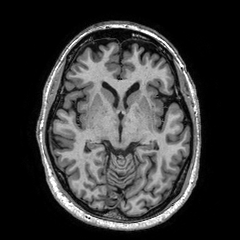
#> input picture data/dataset_brains/1_1_t1.tif, 240 x 240 px
$ python TestScriptImageSegmentation.py   (older library calls are emulated)
#> lines starting #> are read from the running program, lines starting #| are printed output that depends on the picture; after the words box and inside, x2 and y2 are one past the last pixel; in counts of white or black regions, pixels touching at a corner belong together
### code/segmentation_util.py
"""
Utility functions for segmentation.
"""

import numpy as np
import matplotlib.pyplot as plt
import matplotlib.cm as cm
from scipy import ndimage, stats
import cv2
import segmentation as seg

# [56 lines left out: functions ngradient, scatter_data, not called in this run]


def create_dataset(image_number, slice_number, task):
    # create_dataset Creates a dataset for a particular subject (image), slice and task
    # Input:
    # image_number - Number of the subject (scalar)
    # slice_number - Number of the slice (scalar)
    # task        - String corresponding to the task, either 'brain' or 'tissue'
    # Output:
    # X           - Nxk feature matrix, where N is the number of pixels and k is the number of features
    # Y           - Nx1 vector with labels
    # feature_labels - kx1 cell array with descriptions of the k features

    #Extract features from the subject/slice
    X, feature_labels = extract_myfeatures(image_number, slice_number)

    #Create labels
    Y = create_labels(image_number, slice_number, task)

    return X, Y, feature_labels


# [73 lines left out: function extract_features, not called in this run]


def create_labels(image_number, slice_number, task):
    # Creates labels for a particular subject (image), slice and
    # task
    #
    # Input:
    # image_number - Number of the subject (scalar)
    # slice_number - Number of the slice (scalar)
    # task        - String corresponding to the task, either 'brain' or 'tissue'
    #
    # Output:
    # Y           - Nx1 vector with labels
    #
    # Original labels reference:
    # 0 background
    # 1 cerebellum
    # 2 white matter hyperintensities/lesions
    # 3 basal ganglia and thalami
    # 4 ventricles
    # 5 white matter
    # 6 brainstem
    # 7 cortical grey matter
    # 8 cerebrospinal fluid in the extracerebral space

    #Read the ground-truth image
    base_dir = '../data/dataset_brains/'

    I = plt.imread(base_dir + str(image_number) + '_' + str(slice_number) + '_gt.tif')

    if task == 'brain':
        Y = I>0
    elif task == 'tissue':
        white_matter = (I == 2) | (I == 5)
        gray_matter  = (I == 7) | (I == 3)
        csf         = (I == 4) | (I == 8)
        background  = (I == 0) |  (I == 1) | (I == 6)
        Y = I.copy()
        Y[background] = 0
        Y[white_matter] = 1
        Y[gray_matter] = 2
        Y[csf] = 3
    else:
        print(task)
        raise ValueError("Variable 'task' must be one of two values: 'brain' or 'tissue'")

    Y = Y.flatten().T
    Y = Y.reshape(-1,1)

    return Y


# [90 lines left out: functions dice_overlap, dice_multiclass, classification_error, not called in this run]


def extract_myfeatures(image_number, slice_number):
    # extracts features for [image_number]_[slice_number]_t1.tif and [image_number]_[slice_number]_t2.tif
    # Input:
    # image_number - Which subject (scalar)
    # slice_number - Which slice (scalar)
    # Output:
    # X           - N x k dataset, where N is the number of pixels and k is the total number of features
    # features    - k x 1 cell array describing each of the k features

#> called with image_number = 1, slice_number = 1
    base_dir = '../data/dataset_brains/'

    t1 = plt.imread(base_dir + str(image_number) + '_' + str(slice_number) + '_t1.tif')
#> t1 is the input picture: shape (240, 240); min 0, max 255, mean 55.7

    n = t1.shape[0]
#> n = 240
    features = ()

    t1f = t1.flatten().T.astype(float)
    t1f = t1f.reshape(-1, 1)


    features += ('T1 intensity',)

    #------------------------------------------------------------------#
    # TODO: Extract more features and add them to X.
    # Don't forget to provide (short) descriptions for the features


    #Features for T1
    t1_blurred_1 = ndimage.gaussian_filter(t1, sigma=3)
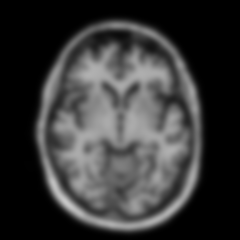
#> t1_blurred_1: shape (240, 240); min 0, max 199, mean 55.1
    t1_1 = t1_blurred_1.flatten().T
    t1_1 = t1_1.reshape(-1, 1)

    t1_blurred_2 = ndimage.gaussian_filter(t1, sigma=8)
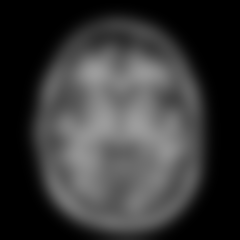
#> t1_blurred_2: shape (240, 240); min 0, max 156, mean 55
    t1_2 = t1_blurred_2.flatten().T
    t1_2 = t1_2.reshape(-1, 1)

    #edges
    t1_LaPlacian = cv2.Laplacian(t1, cv2.CV_64F)
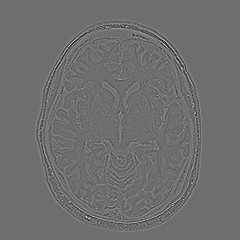
#> t1_LaPlacian: shape (240, 240) float64; min -399, max 516, mean 0; drawn with min black and max white
    t1_lapl = t1_LaPlacian.flatten().T
    t1_lapl = t1_lapl.reshape(-1,1)

    #Coordinate feature
    t1_coord,_ = seg.extract_coordinate_feature(t1)


    #use to remove noise from images, while preserving edges
    median = cv2.medianBlur(t1,5)
    t1_median = median.flatten().flatten().T
    t1_median = t1_median.reshape(-1,1)

    #opening
    kernel1 = np.array([[0,1,0], [1, 1, 1], [0,1,0]], np.uint8)#np.ones((3,3), np.uint8)
    opening = cv2.morphologyEx(t1, cv2.MORPH_OPEN, kernel1)
    t1_opening = opening.flatten().flatten().T
    t1_opening = t1_opening.reshape(-1,1)

    #closing
    kernel2 =  np.ones((4,4), np.uint8)
    closing = cv2.morphologyEx(t1, cv2.MORPH_CLOSE, kernel2)
    t1_closing = closing.flatten().flatten().T
    t1_closing = closing.reshape(-1,1)

    #morphological gradient
    kernel3 =   np.ones((3,3), np.uint8)
    gradient = cv2.morphologyEx(t1, cv2.MORPH_GRADIENT, kernel3)
    t1_grad = gradient.flatten().flatten().T
    t1_grad = t1_grad.reshape(-1,1)

    t1_cv = cv2.imread(base_dir + str(image_number) + '_' + str(slice_number) + '_t1.tif', 0)
    equ = cv2.equalizeHist(t1_cv)
    cv2.imwrite('equ.png',equ)
    t1_equ = plt.imread('equ.png')
    t1_equ = t1_equ.flatten().T
    t1_equ = t1_equ.reshape(-1,1)


    #Add features to the list of features
    features += ('T1 gauss 5',)
    features += ("T1 equalized histogram", )
    features += ('T1 gauss 15',)
    features += ("T1 Coordinate feature",)
    features += ("T1 median",)
    features += ("T1 opening",)
    features += ("T1 closing",)
    features += ("T1 morphological gradient",)
    features += ("T1 Laplacian",)


    X = np.concatenate((t1f,t1_equ,  t1_1, t1_1,t1_coord, t1_median, t1_opening, t1_closing, t1_grad, t1_lapl), axis=1)
    #------------------------------------------------------------------#
    return X, features

### code/segmentation.py
"""
Segmentation module code for 8DC00 course
"""

# Imports

import numpy as np
import scipy
from sklearn.neighbors import KNeighborsClassifier
import random
import segmentation_util as util

import matplotlib.pyplot as plt
import segmentation as seg
from scipy import ndimage, stats

# SECTION 1. Segmentation in feature space

# [26 lines left out: function generate_gaussian_data, not called in this run]


def extract_coordinate_feature(im):
    # Creates a coordinate feature, which encodes how far a pixel is from the center of the image.
    #
    # Input:
    # im -   An NxM image
    # Output:
    # c  -   A (N*M)x1 vector which encodes how far each pixel is from the center of the image

    # Get the image size
    n_rows, n_cols = im.shape
#> n_rows = 240; n_cols = 240

    # Find image center
    x_center = np.floor(n_rows/2);
#> x_center = 120
    y_center = np.floor(n_cols/2);
#> y_center = 120

    # Generate coordinate images
    ar = np.arange(n_cols).reshape(1,-1)
    x_coord = np.tile(ar, (n_rows, 1))
    ar = ar.T
#> ar = 240 values from 0 to 239
    y_coord = np.tile(ar, (1, n_cols))

    #------------------------------------------------------------------#
    # TODO: Use the above variables to create an image coord_im
    # that combines the information from x_coord and y_coord

    coord_im =  ((x_coord-x_center)**2+(y_coord-y_center)**2)**0.5
    #------------------------------------------------------------------#

    # Create a feature from the coordinate image
    c = coord_im.flatten().T
    c = c.reshape(-1, 1)

    return c, coord_im


# [365 lines left out: functions normalize_data, cost_kmeans, kmeans_clustering, nn_classifier, knn_classifier, mypca and 4 more, not called in this run]

### code/TestScriptImageSegmentation.py
# -*- coding: utf-8 -*-
"""
Test script for project Segmentation
"""

import numpy as np
import segmentation_util as util
import matplotlib.pyplot as plt
import segmentation as seg
import segmentation_tests as tst
train_subject = 1
test_subject = 2
train_slice = 1
test_slice = 1
task = 'brain'

#Load data
train_data, train_labels, train_feature_labels = util.create_dataset(train_subject,train_slice,task)
#> in extract_myfeatures, `gradient = cv2.morphologyEx(t1, cv2.MORPH_GRADIENT, kernel3)`:
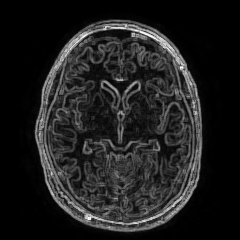
#> gradient: shape (240, 240); min 0, max 255, mean 30.9
#> in extract_myfeatures, `equ = cv2.equalizeHist(t1_cv)`:
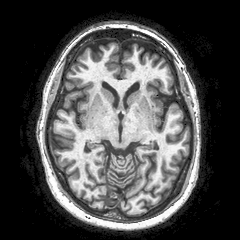
#> equ: shape (240, 240); min 0, max 255, mean 74.6
#> in create_dataset, `X, feature_labels = extract_myfeatures(image_number, slice_number)`: feature_labels = ('T1 intensity', 'T1 gauss 5', 'T1 equalized histogram', 'T1 gauss 15', 'T1 Coordinate feature', 'T1 median', 'T1 opening', 'T1 closing', 'T1 morphological gradient', 'T1 Laplacian')
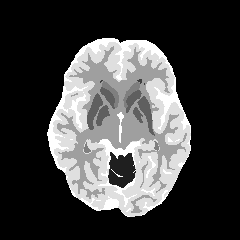
#> input picture data/dataset_brains/1_1_gt.tif, 240 x 240 px
#> in create_labels, I is the input picture: shape (240, 240); min 0, max 8, mean 2.04
#> in create_labels, `Y = I>0`:
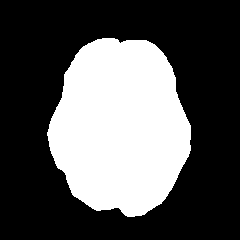
#> Y: shape (240, 240) bool; 33.7% white; 1 white region, box (x1, y1, x2, y2) and area: (47, 38, 191, 217) 19419
#> train_feature_labels has the same summary as feature_labels in create_dataset
test_data, test_labels, test_feature_labels = util.create_dataset(test_subject,test_slice,task)
#> (the run stopped early here; a loop or call above may not have finished)
